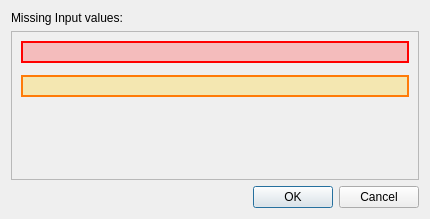
<?xml version="1.0" encoding="UTF-8"?>
<ui version="4.0">
 <class>InputValidationDialog</class>
 <widget class="QDialog" name="InputValidationDialog">
  <property name="windowModality">
   <enum>Qt::ApplicationModal</enum>
  </property>
  <property name="geometry">
   <rect>
    <x>0</x>
    <y>0</y>
    <width>430</width>
    <height>219</height>
   </rect>
  </property>
  <property name="windowTitle">
   <string>Input Validation</string>
  </property>
  <property name="modal">
   <bool>true</bool>
  </property>
  <layout class="QVBoxLayout" name="verticalLayout" stretch="0,1,0">
   <item>
    <widget class="QLabel" name="label">
     <property name="text">
      <string>Missing Input values:</string>
     </property>
    </widget>
   </item>
   <item>
    <widget class="QFrame" name="frame">
     <property name="frameShape">
      <enum>QFrame::StyledPanel</enum>
     </property>
     <property name="frameShadow">
      <enum>QFrame::Raised</enum>
     </property>
     <layout class="QVBoxLayout" name="verticalLayout_2">
      <property name="spacing">
       <number>12</number>
      </property>
      <item>
       <widget class="QFrame" name="requiredFrame">
        <property name="styleSheet">
         <string notr="true">background-color:rgba(255, 75, 75, 80);border:2px solid red;</string>
        </property>
        <property name="frameShape">
         <enum>QFrame::StyledPanel</enum>
        </property>
        <property name="frameShadow">
         <enum>QFrame::Raised</enum>
        </property>
        <layout class="QVBoxLayout" name="verticalLayout_3">
         <property name="spacing">
          <number>10</number>
         </property>
         <item>
          <layout class="QVBoxLayout" name="verticalRequired">
           <property name="spacing">
            <number>4</number>
           </property>
          </layout>
         </item>
        </layout>
       </widget>
      </item>
      <item>
       <widget class="QFrame" name="optionalFrame">
        <property name="styleSheet">
         <string notr="true">background-color:rgba(255, 213, 41,80);border:2px solid rgb(255, 123, 8);color:rgb(139, 98, 3)</string>
        </property>
        <property name="frameShape">
         <enum>QFrame::StyledPanel</enum>
        </property>
        <property name="frameShadow">
         <enum>QFrame::Raised</enum>
        </property>
        <layout class="QVBoxLayout" name="verticalLayout_4">
         <item>
          <layout class="QVBoxLayout" name="verticalOptional"/>
         </item>
        </layout>
       </widget>
      </item>
      <item>
       <spacer name="verticalSpacer">
        <property name="orientation">
         <enum>Qt::Vertical</enum>
        </property>
        <property name="sizeType">
         <enum>QSizePolicy::MinimumExpanding</enum>
        </property>
        <property name="sizeHint" stdset="0">
         <size>
          <width>20</width>
          <height>58</height>
         </size>
        </property>
       </spacer>
      </item>
     </layout>
    </widget>
   </item>
   <item>
    <widget class="QDialogButtonBox" name="buttonBox">
     <property name="orientation">
      <enum>Qt::Horizontal</enum>
     </property>
     <property name="standardButtons">
      <set>QDialogButtonBox::Cancel|QDialogButtonBox::Ok</set>
     </property>
    </widget>
   </item>
  </layout>
 </widget>
 <resources/>
 <connections>
  <connection>
   <sender>buttonBox</sender>
   <signal>accepted()</signal>
   <receiver>InputValidationDialog</receiver>
   <slot>accept()</slot>
   <hints>
    <hint type="sourcelabel">
     <x>248</x>
     <y>254</y>
    </hint>
    <hint type="destinationlabel">
     <x>157</x>
     <y>274</y>
    </hint>
   </hints>
  </connection>
  <connection>
   <sender>buttonBox</sender>
   <signal>rejected()</signal>
   <receiver>InputValidationDialog</receiver>
   <slot>reject()</slot>
   <hints>
    <hint type="sourcelabel">
     <x>316</x>
     <y>260</y>
    </hint>
    <hint type="destinationlabel">
     <x>286</x>
     <y>274</y>
    </hint>
   </hints>
  </connection>
 </connections>
</ui>
